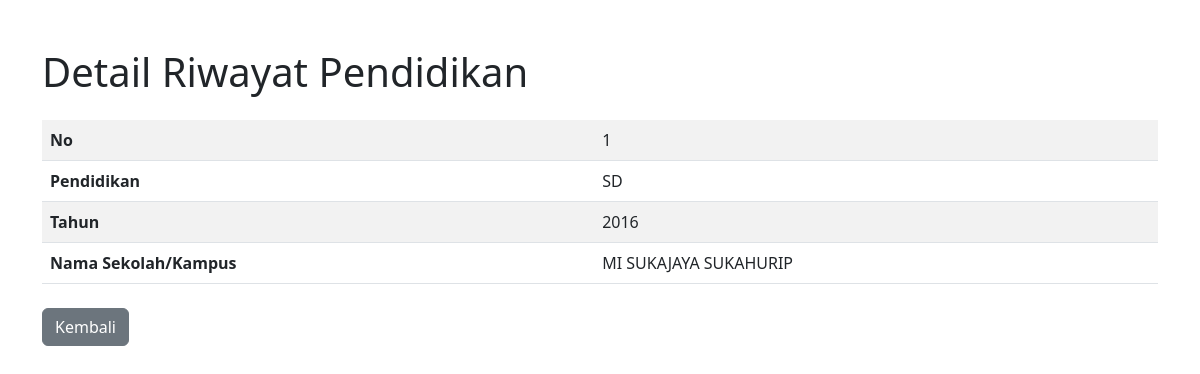
Page /Editor/view_riwayat_pendidikan_lihat.php?nomor=1 on the committed database.
### tables this page shows
CREATE TABLE `riwayat_pendidikan` (
  `nomor` int(11) NOT NULL,
  `pendidikan` varchar(255) NOT NULL,
  `tahun` int(11) NOT NULL,
  `sekolah_kampus` varchar(255) NOT NULL
);

### Editor/view_riwayat_pendidikan_lihat.php (the view, shortened to what this page needs)
<?php
include 'database.php';
$nomor = $_GET['nomor'] ?? null;
$sql = "SELECT * FROM riwayat_pendidikan WHERE nomor = '$nomor'";
$result = $conn -> query($sql);
if ($result -> num_rows > 0) {
  $row = $result -> fetch_assoc();
} else {
  echo "<div class='alert alert-warning'>Data tidak ditemukan!</div>";
  exit;
}
?>
<!DOCTYPE html>
<html lang="id">
<head>
  <link href="https://cdn.jsdelivr.net/npm/bootstrap@5.3.0-alpha1/dist/css/bootstrap.min.css" rel="stylesheet">
</head>
<body>
  <div class="container mt-5">
    <h1 class="mb-4">Detail Riwayat Pendidikan</h1>
    <table class="table table-striped">
      <tr>
        <th>No</th>
        <td><?= $row['nomor'] ?></td>
      </tr>
      <tr>
        <th>Pendidikan</th>
        <td><?= $row['pendidikan'] ?></td>
      </tr>
      <tr>
        <th>Tahun</th>
        <td><?= $row['tahun'] ?></td>
      </tr>
      <tr>
        <th>Nama Sekolah/Kampus</th>
        <td><?= $row['sekolah_kampus'] ?></td>
      </tr>
    </table>
    <a href="index.php" class="btn btn-secondary mt-2">Kembali</a>
  </div>
</body>
</html>

### rows in the picture
riwayat_pendidikan: nomor "1", pendidikan "SD", tahun "2016", sekolah_kampus "MI SUKAJAYA SUKAHURIP"
